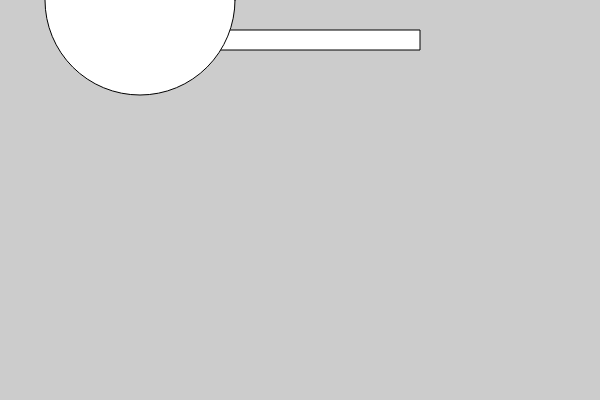
Frame 1 (no input)
Frame 60 (no input): identical to frame 1, image omitted
Frame 120 (the mouse pressed at the canvas centre since frame 60): identical to frame 1, image omitted

The p5.js sketch that drew this single still picture (run headless with seeded random() and noise() and a simulated clock; from frame 60 on, the mouse is pressed at the canvas centre):

// p5.js sketch
// ── sketch.js
function setup() {
createCanvas(600, 400);
}
function draw() {
background(204);
rect(160, 30, 260, 20);
// The ellipse draws on top of the rectangle
// because it comes after in the code
ellipse(140, 0, 190, 190);
}
